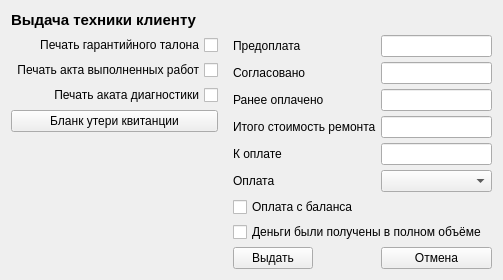
<?xml version="1.0" encoding="UTF-8"?>
<ui version="4.0">
 <class>getOutDialog</class>
 <widget class="QWidget" name="getOutDialog">
  <property name="geometry">
   <rect>
    <x>0</x>
    <y>0</y>
    <width>503</width>
    <height>270</height>
   </rect>
  </property>
  <property name="windowTitle">
   <string>Dialog</string>
  </property>
  <layout class="QGridLayout" name="gridLayout">
   <property name="horizontalSpacing">
    <number>15</number>
   </property>
   <item row="1" column="0">
    <layout class="QFormLayout" name="formLayout">
     <property name="fieldGrowthPolicy">
      <enum>QFormLayout::AllNonFixedFieldsGrow</enum>
     </property>
     <property name="verticalSpacing">
      <number>5</number>
     </property>
     <item row="0" column="0" colspan="2">
      <widget class="QCheckBox" name="checkBoxWarrantyDocPrint">
       <property name="layoutDirection">
        <enum>Qt::RightToLeft</enum>
       </property>
       <property name="text">
        <string>Печать гарантийного талона</string>
       </property>
      </widget>
     </item>
     <item row="1" column="0" colspan="2">
      <widget class="QCheckBox" name="checkBoxWorksDocPrint">
       <property name="layoutDirection">
        <enum>Qt::RightToLeft</enum>
       </property>
       <property name="text">
        <string>Печать акта выполненных работ</string>
       </property>
      </widget>
     </item>
     <item row="2" column="0" colspan="2">
      <widget class="QCheckBox" name="checkBoxDiagDocPrint">
       <property name="layoutDirection">
        <enum>Qt::RightToLeft</enum>
       </property>
       <property name="text">
        <string>Печать аката диагностики</string>
       </property>
      </widget>
     </item>
     <item row="3" column="0" colspan="2">
      <widget class="QPushButton" name="pushButtonLooseDocPrint">
       <property name="text">
        <string>Бланк утери квитанции</string>
       </property>
      </widget>
     </item>
    </layout>
   </item>
   <item row="1" column="1">
    <layout class="QFormLayout" name="formLayout_2">
     <property name="fieldGrowthPolicy">
      <enum>QFormLayout::AllNonFixedFieldsGrow</enum>
     </property>
     <property name="horizontalSpacing">
      <number>5</number>
     </property>
     <property name="verticalSpacing">
      <number>5</number>
     </property>
     <item row="0" column="0">
      <widget class="QLabel" name="labelPrepay">
       <property name="text">
        <string>Предоплата</string>
       </property>
      </widget>
     </item>
     <item row="0" column="1">
      <widget class="QLineEdit" name="lineEditPrepay"/>
     </item>
     <item row="1" column="0">
      <widget class="QLabel" name="labelAgreedAmount">
       <property name="text">
        <string>Согласовано</string>
       </property>
      </widget>
     </item>
     <item row="1" column="1">
      <widget class="QLineEdit" name="lineEditAgreedAmount"/>
     </item>
     <item row="2" column="0">
      <widget class="QLabel" name="labelAlreadyPayed">
       <property name="text">
        <string>Ранее оплачено</string>
       </property>
      </widget>
     </item>
     <item row="2" column="1">
      <widget class="QLineEdit" name="lineEditAlreadyPayed"/>
     </item>
     <item row="3" column="0">
      <widget class="QLabel" name="labelTotalAmount">
       <property name="text">
        <string>Итого стоимость ремонта</string>
       </property>
      </widget>
     </item>
     <item row="3" column="1">
      <widget class="QLineEdit" name="lineEditTotalAmount"/>
     </item>
     <item row="4" column="0">
      <widget class="QLabel" name="labelCurrentPaymentAmount">
       <property name="text">
        <string>К оплате</string>
       </property>
      </widget>
     </item>
     <item row="4" column="1">
      <widget class="QLineEdit" name="lineEditCurrentPaymentAmount"/>
     </item>
     <item row="5" column="0">
      <widget class="QLabel" name="labelPaymentAccount">
       <property name="text">
        <string>Оплата</string>
       </property>
      </widget>
     </item>
     <item row="5" column="1">
      <widget class="QComboBox" name="comboBoxPaymentAccount">
       <property name="sizePolicy">
        <sizepolicy hsizetype="Expanding" vsizetype="Fixed">
         <horstretch>0</horstretch>
         <verstretch>0</verstretch>
        </sizepolicy>
       </property>
      </widget>
     </item>
     <item row="6" column="0" colspan="2">
      <widget class="QCheckBox" name="checkBoxCreditPayment">
       <property name="text">
        <string>Оплата с баланса</string>
       </property>
      </widget>
     </item>
     <item row="7" column="0" colspan="2">
      <widget class="QCheckBox" name="checkBoxPaymentCheckout">
       <property name="text">
        <string>Деньги были получены в полном объёме</string>
       </property>
      </widget>
     </item>
     <item row="8" column="1">
      <widget class="QPushButton" name="pushButtonCancel">
       <property name="sizePolicy">
        <sizepolicy hsizetype="Preferred" vsizetype="Fixed">
         <horstretch>0</horstretch>
         <verstretch>0</verstretch>
        </sizepolicy>
       </property>
       <property name="text">
        <string>Отмена</string>
       </property>
      </widget>
     </item>
     <item row="8" column="0">
      <widget class="QPushButton" name="pushButtonGetout">
       <property name="sizePolicy">
        <sizepolicy hsizetype="Maximum" vsizetype="Fixed">
         <horstretch>0</horstretch>
         <verstretch>0</verstretch>
        </sizepolicy>
       </property>
       <property name="text">
        <string>Выдать</string>
       </property>
      </widget>
     </item>
    </layout>
   </item>
   <item row="0" column="0" colspan="2">
    <widget class="QLabel" name="labelDialogCaption">
     <property name="sizePolicy">
      <sizepolicy hsizetype="Preferred" vsizetype="MinimumExpanding">
       <horstretch>0</horstretch>
       <verstretch>0</verstretch>
      </sizepolicy>
     </property>
     <property name="font">
      <font>
       <pointsize>11</pointsize>
       <weight>75</weight>
       <bold>true</bold>
      </font>
     </property>
     <property name="text">
      <string>Выдача техники клиенту</string>
     </property>
     <property name="scaledContents">
      <bool>false</bool>
     </property>
     <property name="alignment">
      <set>Qt::AlignLeading|Qt::AlignLeft|Qt::AlignVCenter</set>
     </property>
    </widget>
   </item>
  </layout>
 </widget>
 <resources/>
 <connections>
  <connection>
   <sender>pushButtonCancel</sender>
   <signal>clicked()</signal>
   <receiver>getOutDialog</receiver>
   <slot>cancel()</slot>
   <hints>
    <hint type="sourcelabel">
     <x>425</x>
     <y>245</y>
    </hint>
    <hint type="destinationlabel">
     <x>427</x>
     <y>267</y>
    </hint>
   </hints>
  </connection>
  <connection>
   <sender>pushButtonGetout</sender>
   <signal>clicked()</signal>
   <receiver>getOutDialog</receiver>
   <slot>getOut()</slot>
   <hints>
    <hint type="sourcelabel">
     <x>254</x>
     <y>246</y>
    </hint>
    <hint type="destinationlabel">
     <x>252</x>
     <y>265</y>
    </hint>
   </hints>
  </connection>
  <connection>
   <sender>pushButtonLooseDocPrint</sender>
   <signal>clicked()</signal>
   <receiver>getOutDialog</receiver>
   <slot>createLooseDoc()</slot>
   <hints>
    <hint type="sourcelabel">
     <x>85</x>
     <y>114</y>
    </hint>
    <hint type="destinationlabel">
     <x>86</x>
     <y>268</y>
    </hint>
   </hints>
  </connection>
 </connections>
 <slots>
  <slot>getOut()</slot>
  <slot>cancel()</slot>
  <slot>createLooseDoc()</slot>
 </slots>
</ui>
